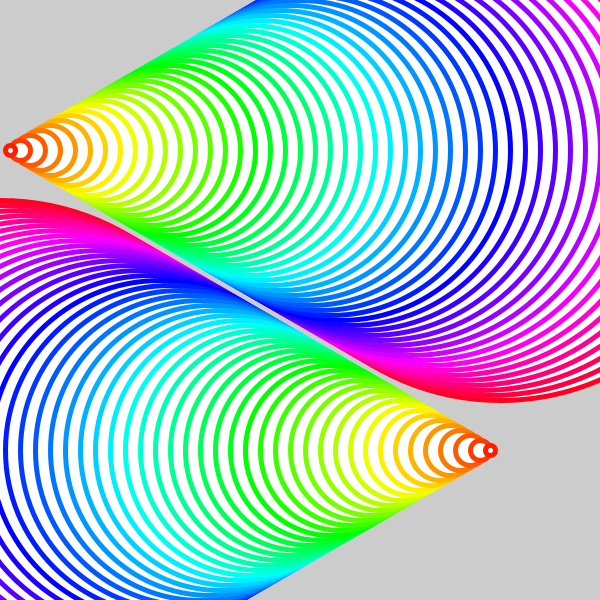
Frame 1 (no input)
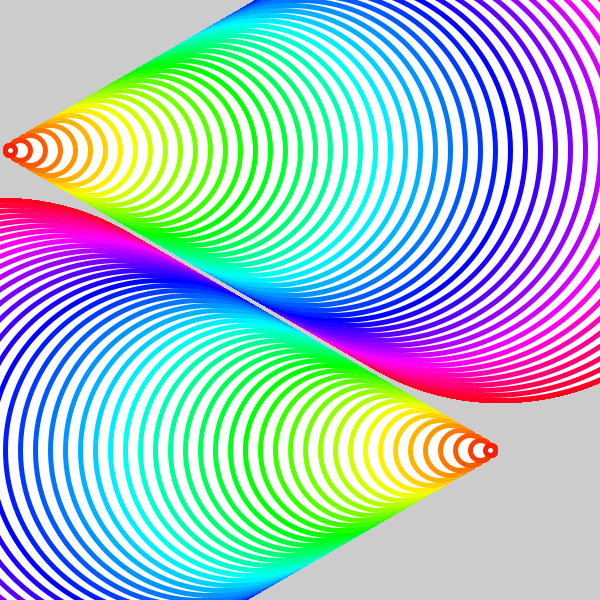
Frame 60 (the mouse pressed at the canvas centre just before this capture)
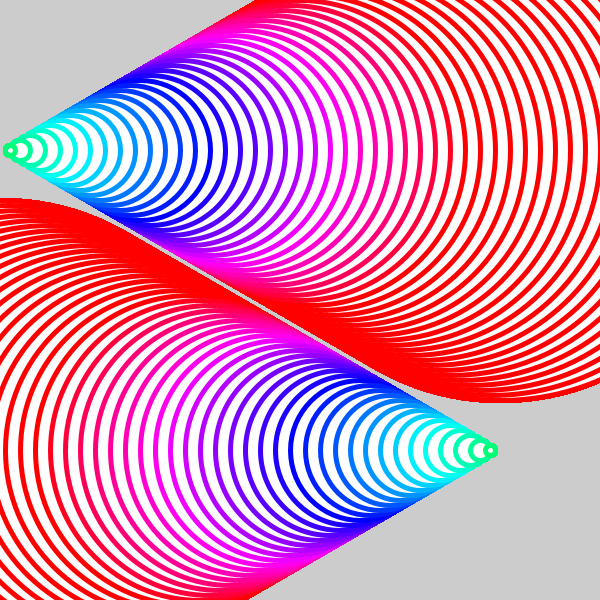
Frame 120 (the mouse held since frame 60 and released just before this capture)

The Processing sketch that drew these frames (run headless with seeded random() and noise(); from frame 60 on, the mouse is pressed at the canvas centre):

// Processing sketch: processing_185631
// ── processing_185631.pde

void setup() {
  size(600, 600);
  colorMode(HSB);
  strokeWeight(5);
}
void draw() {
  for (int i = 500;i>0;i=i-10) {
    stroke((i/2)+(mouseX/3), 255, 255);
    ellipse(i, 150, i, i);
    ellipse(500-i, 450, i, i);
  }
}
